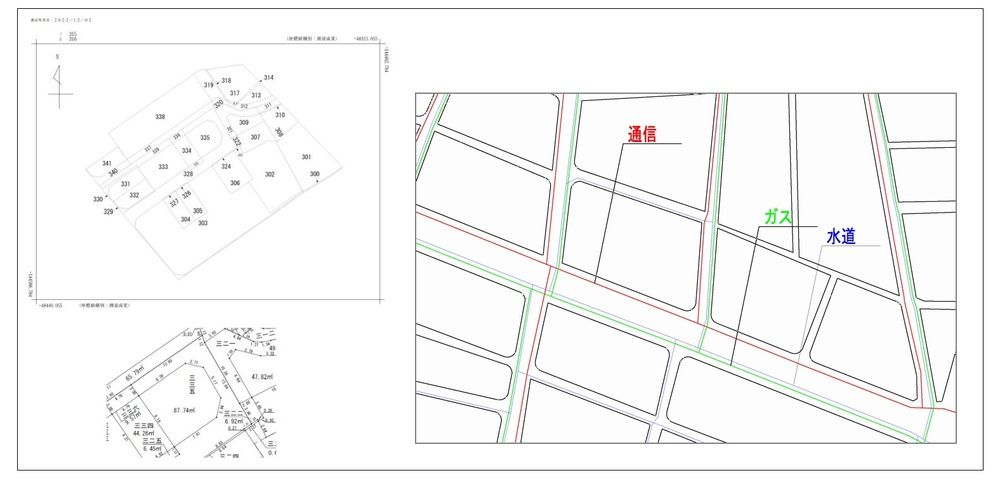
#> input picture map_coord_detect/test_data/input/test_1.jpg, 1000 x 487 px, shrunk from 1576 x 768 before the run, given in place of test_1.png, which was not available
$ jupyter execute test.ipynb
#> lines starting #> are read from the running program, lines starting #| are printed output that depends on the picture; after the words box and inside, x2 and y2 are one past the last pixel; in counts of white or black regions, pixels touching at a corner belong together; pictures that were not available may be replaced by others from this repository, and a replacement may not be noted
[cell 1]
import cv2
import numpy as np
from PIL import Image
from IPython.display import display

image_path = '../test_data/input/test_1.png'  # 画像パスを指定

# 画像の読み込み
image = cv2.imread(image_path)
#> image is the input picture: shape (487, 1000, 3); mean B, G, R 246.8, 247.2, 247
gray = cv2.cvtColor(image, cv2.COLOR_BGR2GRAY)

# 二値化処理
_, binary = cv2.threshold(gray, 240, 255, cv2.THRESH_BINARY_INV)
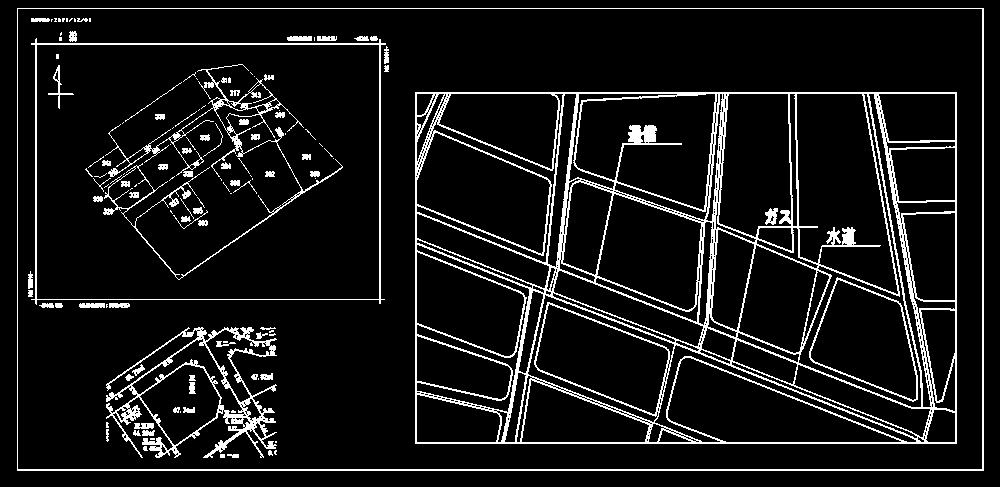
#> binary: shape (487, 1000); 8.9% white in thin lines or dots


# カーネルの定義
kernel_s = np.ones((3,3), np.uint8)
kernel_m = np.ones((7,7), np.uint8)
kernel_l = np.ones((15,15), np.uint8)

# ノイズ除去のための処理
# まず小さなノイズを除去
denoised = cv2.morphologyEx(binary, cv2.MORPH_OPEN, kernel_s)
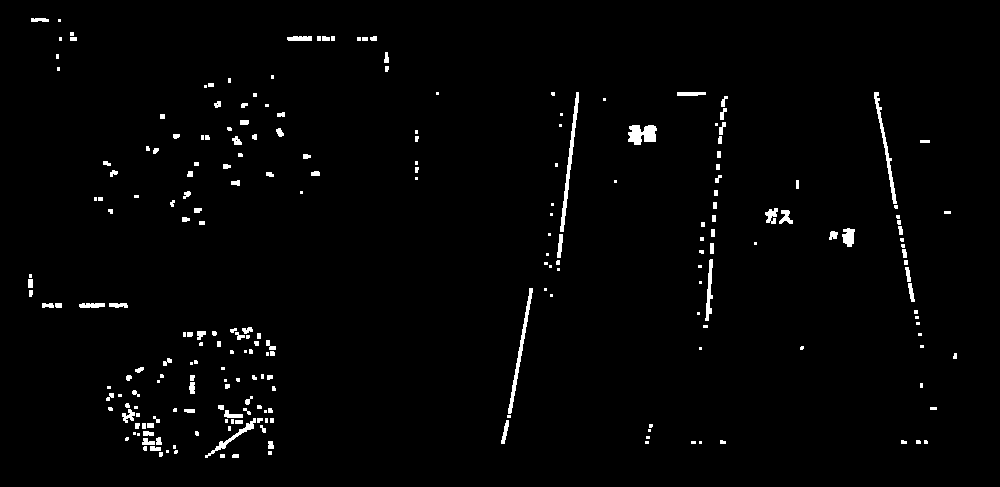
#> denoised: shape (487, 1000); 1.8% white; 235 white regions (107 under 20 px), largest, box (x1, y1, x2, y2) and area: (560, 92, 579, 232) 524, (508, 288, 533, 414) 468, (628, 125, 657, 145) 426

# 文字や線などの細かい要素を除去
text_removed = cv2.morphologyEx(denoised, cv2.MORPH_OPEN, kernel_m)
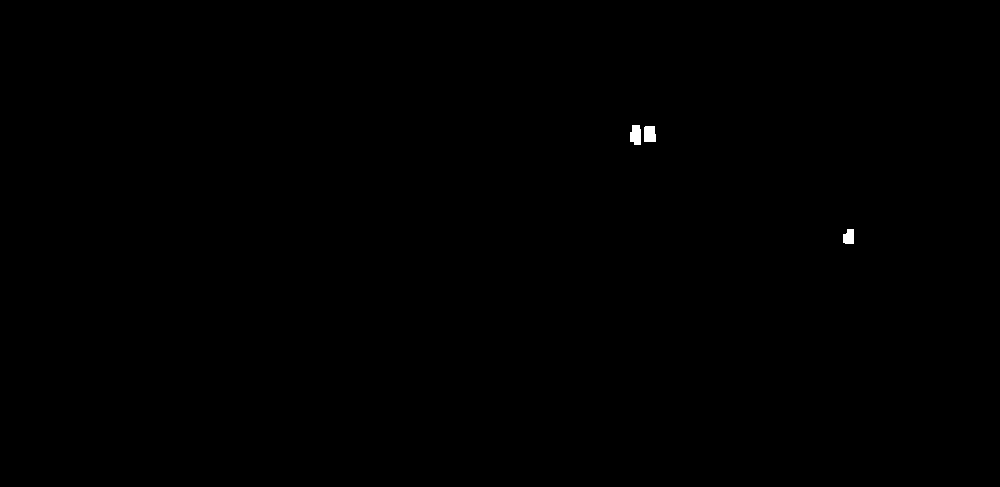
#> text_removed: shape (487, 1000); 0.11% white; 3 white regions, box (x1, y1, x2, y2) and area: (630, 125, 641, 145) 190, (644, 126, 656, 142) 183, (843, 229, 854, 244) 144
text_removed = binary

# 物体領域の強調
dilated = cv2.dilate(text_removed, kernel_m, iterations=2)
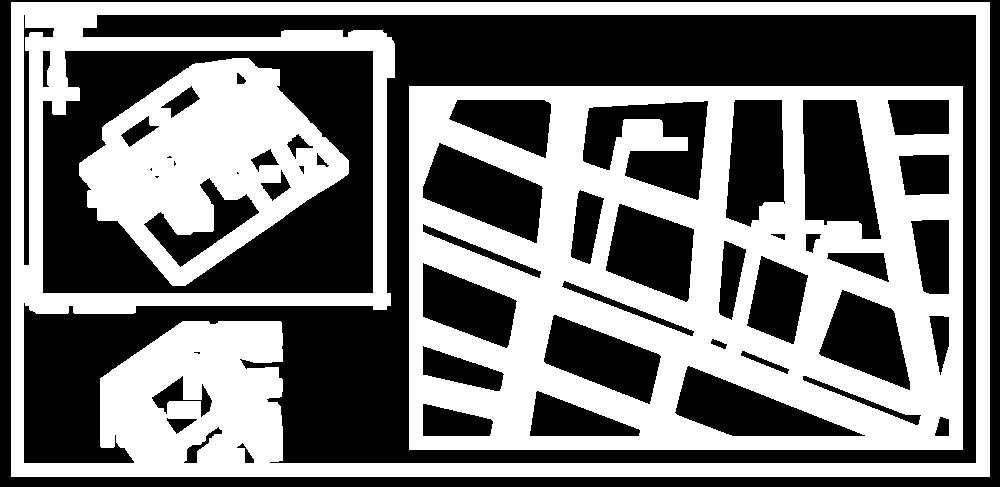
#> dilated: shape (487, 1000); 47.5% white; 3 white regions, box (x1, y1, x2, y2) and area: (409, 86, 963, 450) 118745, (11, 2, 990, 477) 81054, (79, 58, 349, 286) 31623

# 物体の中心部分の抽出
eroded = cv2.erode(dilated, kernel_m, iterations=3)
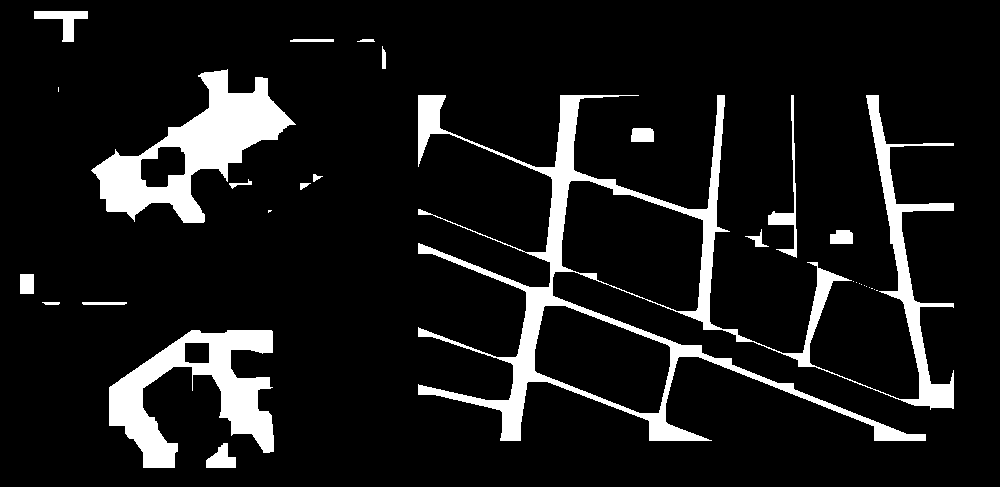
#> eroded: shape (487, 1000); 10.2% white; 30 white regions (12 under 20 px), largest, box (x1, y1, x2, y2) and area: (418, 95, 954, 441) 25118, (91, 69, 296, 223) 11154, (109, 330, 274, 468) 9595

# 物体領域の復元
reconstructed = cv2.dilate(eroded, kernel_m, iterations=3)
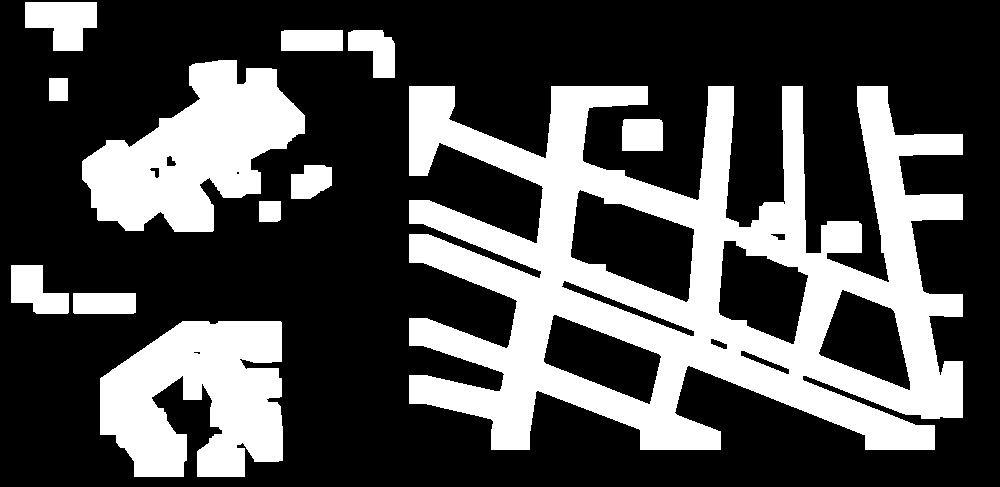
#> reconstructed: shape (487, 1000); 31.4% white; 12 white regions, largest, box (x1, y1, x2, y2) and area: (409, 86, 963, 450) 98687, (82, 60, 305, 232) 21229, (100, 321, 283, 477) 21165

# 差分による物体検出
# 膨張処理と収縮処理の差分を取ることで、物体の境界を検出
diff = cv2.absdiff(dilated, eroded)
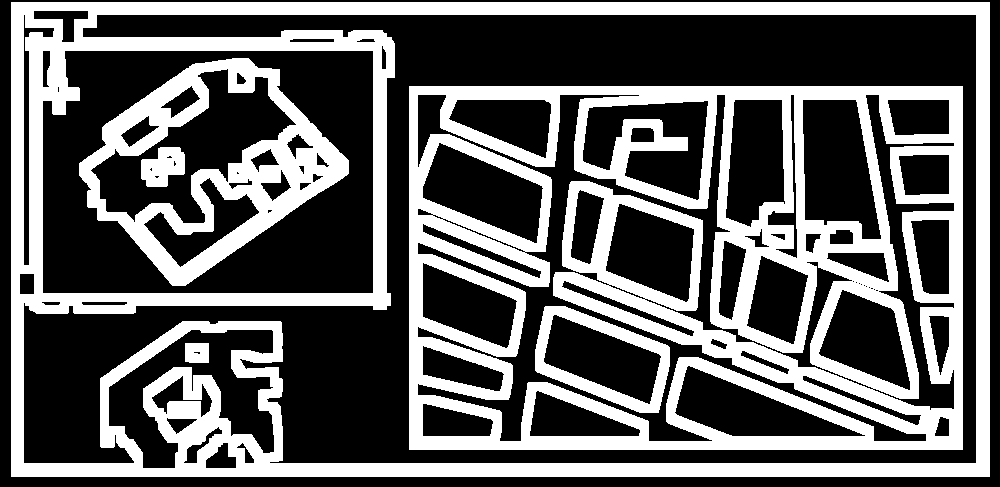
#> diff: shape (487, 1000); 37.4% white; 6 white regions, box (x1, y1, x2, y2) and area: (409, 86, 963, 450) 88066, (11, 2, 990, 477) 69120, (79, 58, 349, 286) 19039, (535, 306, 670, 413) 4032, (141, 147, 185, 187) 1263, (185, 343, 209, 363) 468

# 物体の中心を見つけるための処理
center_markers = cv2.morphologyEx(eroded, cv2.MORPH_CLOSE, kernel_l)

display(Image.fromarray(diff))

[cell 2]
import cv2
import numpy as np
from PIL import Image
from IPython.display import display

image_path = '../test_data/input/test_1.png'  # 画像パスを指定

# 画像の読み込み
image = cv2.imread(image_path)
gray = cv2.cvtColor(image, cv2.COLOR_BGR2GRAY)

# 二値化処理
_, binary = cv2.threshold(gray, 240, 255, cv2.THRESH_BINARY_INV)

# カーネルの定義
kernel_s = np.ones((3,3), np.uint8)
kernel_m = np.ones((7,7), np.uint8)
kernel_l = np.ones((15,15), np.uint8)

#
close = cv2.morphologyEx(binary, cv2.MORPH_CLOSE, kernel_s, iterations=1)
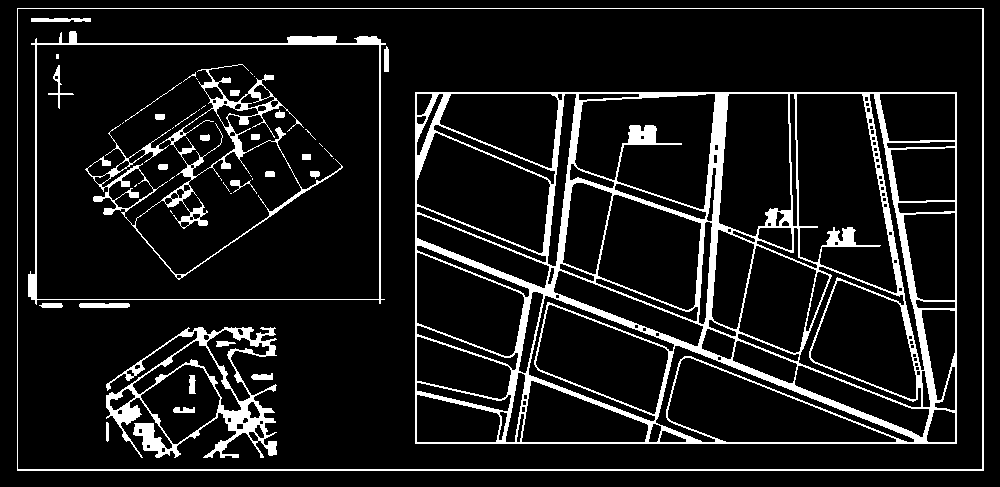
#> close: shape (487, 1000); 10.3% white; 48 white regions (20 under 20 px), largest, box (x1, y1, x2, y2) and area: (415, 92, 957, 444) 30810, (106, 327, 277, 458) 5475, (85, 64, 343, 280) 4566

# 物体領域の強調
# dilated = cv2.dilate(text_removed, kernel_m, iterations=2)

# 物体の中心部分の抽出
# eroded = cv2.erode(dilated, kernel_m, iterations=3)

# 物体領域の復元
# reconstructed = cv2.dilate(eroded, kernel_m, iterations=3)

# 差分による物体検出
# 膨張処理と収縮処理の差分を取ることで、物体の境界を検出
diff = cv2.absdiff(binary, close)
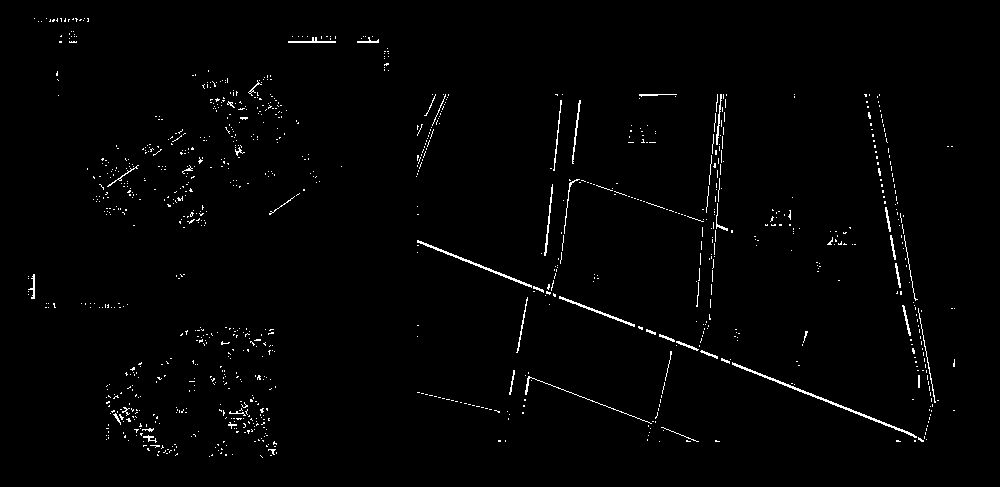
#> diff: shape (487, 1000); 1.4% white in thin lines or dots, all inside (x1, y1, x2, y2) = (28, 18, 955, 458)

# 物体の中心を見つけるための処理
center_markers = cv2.morphologyEx(eroded, cv2.MORPH_CLOSE, kernel_l)

display(Image.fromarray(binary))

$ run again, with map_coord_detect/test_data/input/test_3.jpg copied over map_coord_detect/test_data/input/test_1.jpg
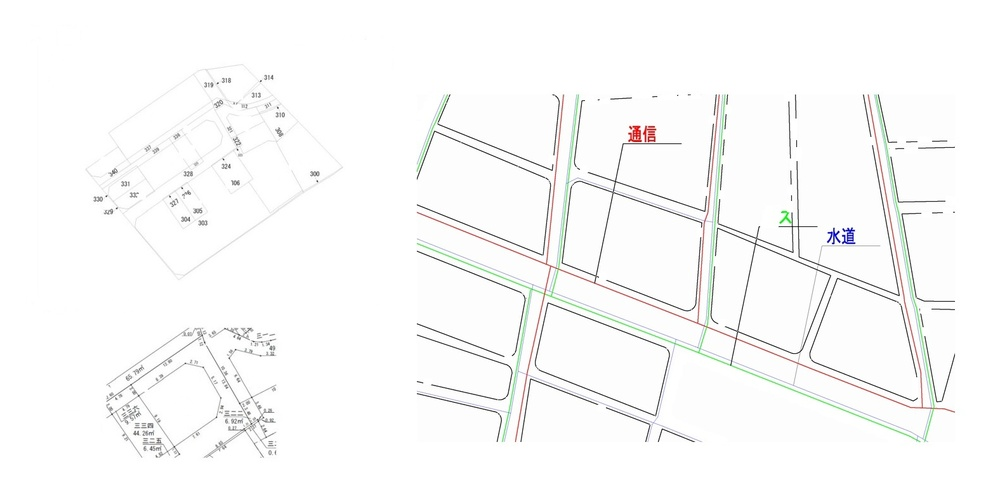
#> input picture map_coord_detect/test_data/input/test_3.jpg, 1000 x 487 px, shrunk from 1576 x 768 before the run, given in place of test_1.png, which was not available
#> image is the input picture: shape (487, 1000, 3); mean B, G, R 249.5, 249.8, 249.7
#> `_, binary = cv2.threshold(gray, 240, 255, cv2.THRESH_BINARY_INV)`:
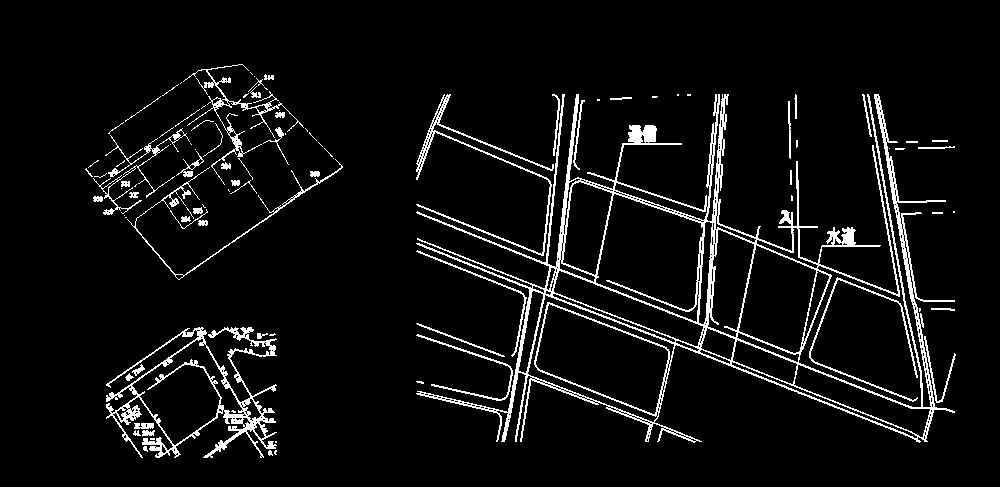
#> binary: shape (487, 1000); 6% white in thin lines or dots, all inside (x1, y1, x2, y2) = (85, 64, 956, 458)
#> denoised: shape (487, 1000); 1.4% white; 168 white regions (83 under 20 px), largest, box (x1, y1, x2, y2) and area: (560, 94, 579, 232) 520, (508, 288, 533, 414) 462, (628, 125, 657, 145) 438
#> text_removed: shape (487, 1000); 0.11% white; 3 white regions, box (x1, y1, x2, y2) and area: (644, 125, 656, 142) 200, (630, 125, 641, 145) 190, (843, 229, 854, 247) 165
#> dilated: shape (487, 1000); 30.2% white; 5 white regions, box (x1, y1, x2, y2) and area: (410, 88, 962, 449) 97509, (79, 58, 349, 286) 30012, (100, 321, 283, 464) 19129, (671, 88, 697, 102) 364, (646, 90, 664, 104) 251
#> eroded: shape (487, 1000); 7.5% white; 32 white regions (14 under 20 px), largest, box (x1, y1, x2, y2) and area: (419, 97, 952, 439) 19794, (96, 69, 296, 223) 7839, (109, 331, 212, 454) 4025
#> reconstructed: shape (487, 1000); 25.5% white; 10 white regions, largest, box (x1, y1, x2, y2) and area: (410, 88, 961, 448) 81302, (82, 60, 305, 232) 20270, (100, 321, 283, 463) 17514
#> close: shape (487, 1000); 7.2% white; 47 white regions (25 under 20 px), largest, box (x1, y1, x2, y2) and area: (416, 94, 956, 443) 24384, (106, 327, 277, 458) 5299, (127, 64, 343, 280) 2736
#> `diff = cv2.absdiff(binary, close)`:
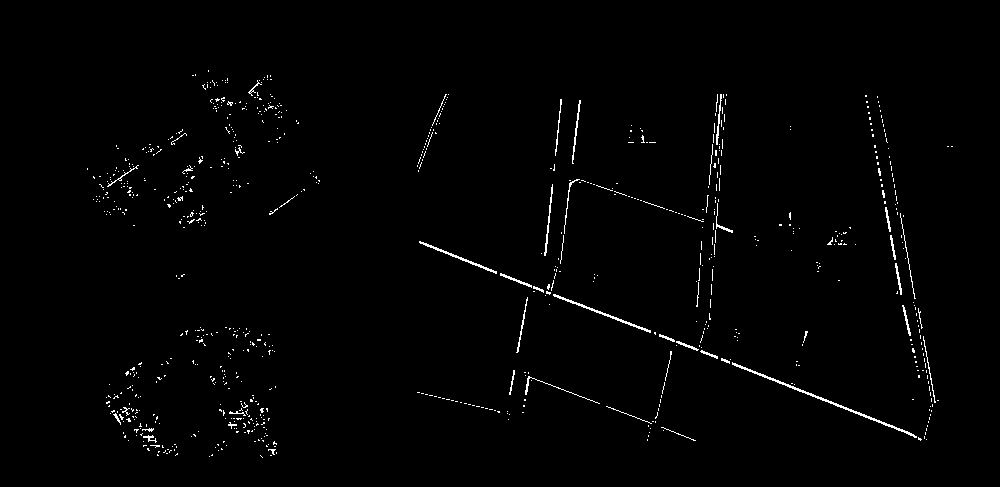
#> diff: shape (487, 1000); 1.2% white in thin lines or dots, all inside (x1, y1, x2, y2) = (87, 70, 953, 458)
